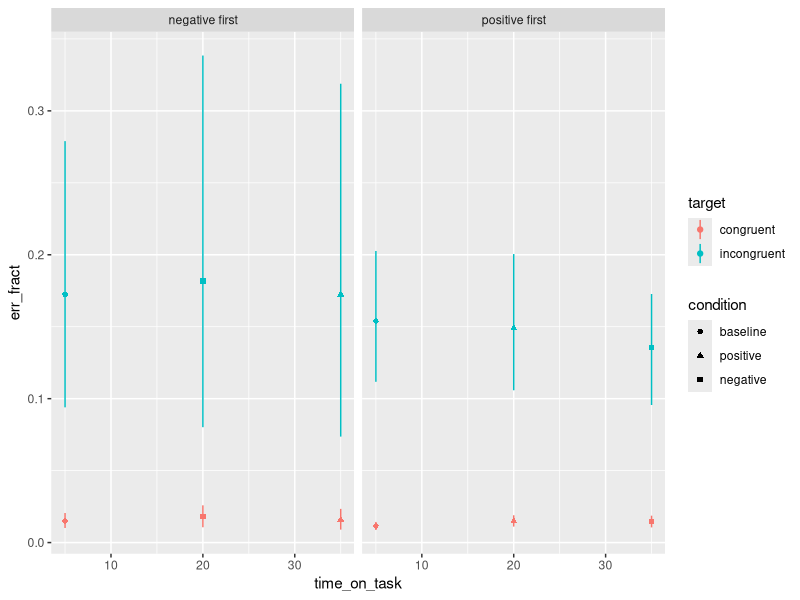
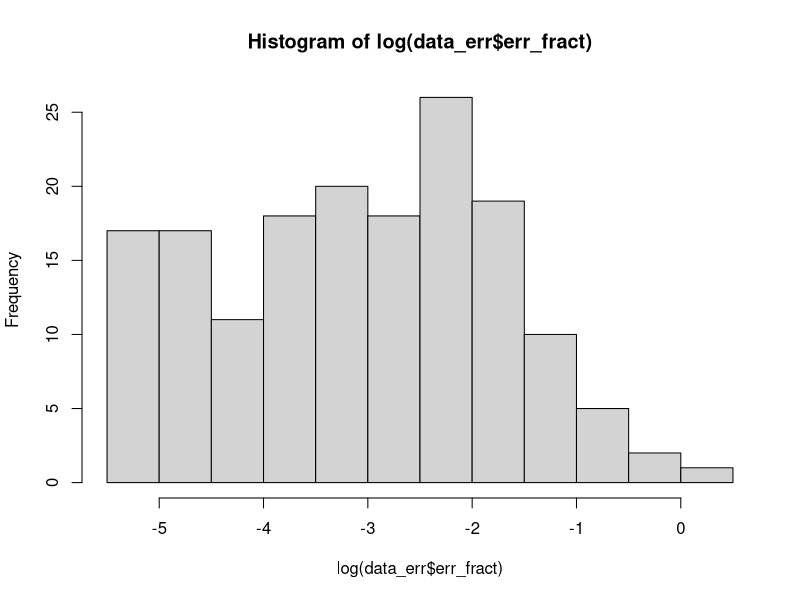

These charts were generated, in order, by the following R code:
'../data/reaction_times_subject_basis_df.tsv'

# hol daten
data_err <- read.table('../data/rt_err_fractions_subject_basis_df.tsv',
                       sep = '\t', header = T)


# erstelle "neue" variablen
require(dplyr)
data_err <- data_err %>%
  arrange(subj, target, condition) %>%
  # ändere die types
  mutate(condition = factor(condition, levels = c('test', 'baseline', 'positive', 'negative')),
         target = factor(target)) %>%
  # füge time on task variable
  mutate(time_on_task = ifelse(condition == 'test', 0,
                               ifelse(condition == 'baseline', 5,
                                      ifelse(condition == 'positive' & order == 'positive first', 20,
                                             ifelse(condition == 'negative' & order == 'positive first', 35,
                                                    ifelse(condition == 'positive' & order == 'negative first', 35, 20)))))) %>%
  # kicke misses und test trials
  filter(condition != 'test')

# plote die means und cis für error fraction
require(ggplot2)
require(Hmisc)
ggplot(data = data_err, aes(x = time_on_task,
                           y = err_fract,
                           color = target,
                           shape = condition)) +
  stat_summary(fun = mean, geom = 'point') +
  stat_summary(fun.data = mean_cl_boot, geom = 'linerange') +
  facet_wrap(~ order, ncol = 2)


hist(log(data_err$err_fract))

# setze die modelle auf
require(lme4)
require(lmerTest)

mod_err_0 <- lmer(data = data_err,
                 log(err_fract) ~ time_on_task + target + condition + (1|subj),
                 contrasts = list(target = 'contr.sum',
                                  condition = 'contr.sum'))
anova(mod_err_0)
summary(mod_err_0)
